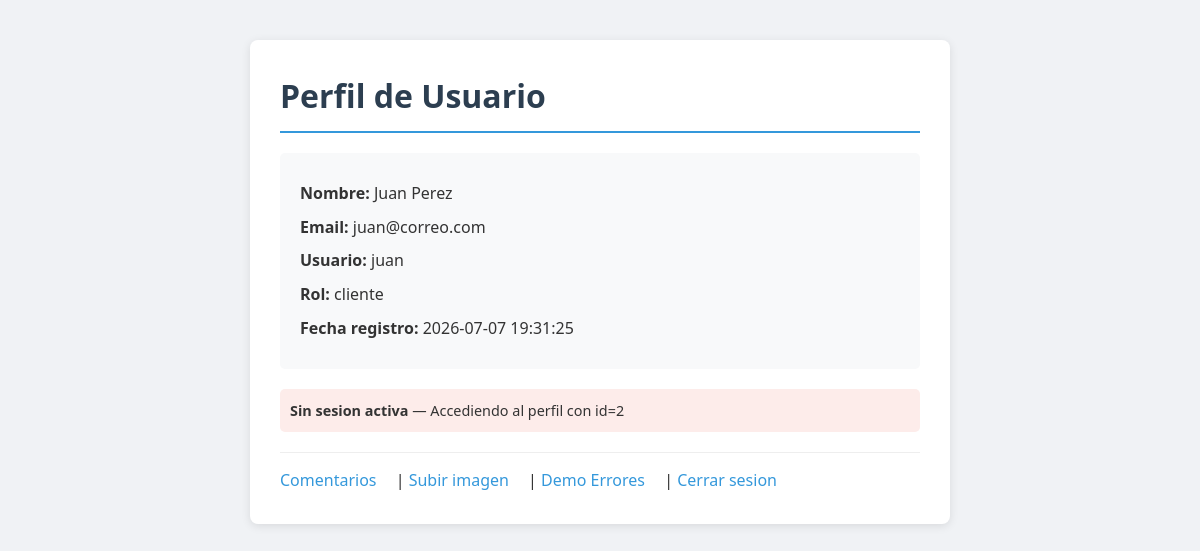
The page /perfil.php?id=2 on the database its author committed.
### tables this page shows
CREATE TABLE IF NOT EXISTS usuarios (
  id            INT AUTO_INCREMENT PRIMARY KEY,
  nombre        VARCHAR(100)  NOT NULL,
  email         VARCHAR(150)  NOT NULL UNIQUE,
  usuario       VARCHAR(50)   NOT NULL UNIQUE,
  password      VARCHAR(255)  NOT NULL,
  rol           ENUM('cliente', 'admin') NOT NULL DEFAULT 'cliente',
  fecha_registro DATETIME     NOT NULL DEFAULT CURRENT_TIMESTAMP
);

### perfil.php (the view, shortened to what this page needs)
<?php
require_once 'conexion.php';
$id = $_GET['id'] ?? 1;
$sql = "SELECT * FROM usuarios WHERE id = $id";
$usuario = $pdo->query($sql)->fetch(PDO::FETCH_ASSOC);
?>
<!DOCTYPE html>
<html lang="es">
<head>
    <link rel="stylesheet" href="style.css">
</head>
<body>
    <div class="container">
        <h1>Perfil de Usuario</h1>
        <div class="perfil">
            <p><strong>Nombre:</strong>     <?php echo $usuario['nombre']; ?></p>
            <p><strong>Email:</strong>       <?php echo $usuario['email']; ?></p>
            <p><strong>Usuario:</strong>     <?php echo $usuario['usuario']; ?></p>
            <p><strong>Rol:</strong>         <?php echo $usuario['rol']; ?></p>
            <p><strong>Fecha registro:</strong> <?php echo $usuario['fecha_registro']; ?></p>
        </div>
        <?php if (isset($_SESSION['id_usuario'])): ?>
            <div style="background:#f8f9fa;padding:10px;border-radius:5px;margin-bottom:15px;font-size:0.9em;">
                <strong>Sesion activa:</strong>
                <?php echo $_SESSION['usuario']; ?>
                (ID: <?php echo $_SESSION['id_usuario']; ?>, Rol: <?php echo $_SESSION['rol']; ?>)
                &mdash; Viendo perfil con <strong>id=<?php echo (int)$id; ?></strong>
            </div>
        <?php else: ?>
            <div style="background:#fdecea;padding:10px;border-radius:5px;margin-bottom:15px;font-size:0.9em;">
                <strong>Sin sesion activa</strong> &mdash; Accediendo al perfil con id=<?php echo (int)$id; ?>
            </div>
        <?php endif; ?>
        <nav>
            <a href="comentarios.php">Comentarios</a> |
            <a href="upload.php">Subir imagen</a> |
            <a href="error_demo.php">Demo Errores</a> |
            <a href="login.php">Cerrar sesion</a>
        </nav>
    </div>
</body>
</html>

### style.css (style rules this page uses)
* { margin: 0; padding: 0; box-sizing: border-box; }
body { font-family: 'Segoe UI', Tahoma, Geneva, Verdana, sans-serif; background-color: #f0f2f5; color: #333; line-height: 1.6; }
.container { max-width: 700px; margin: 40px auto; padding: 30px; background: #fff; border-radius: 8px; box-shadow: 0 2px 10px rgba(0, 0, 0, 0.1); }
h1 { color: #2c3e50; margin-bottom: 20px; padding-bottom: 10px; border-bottom: 2px solid #3498db; }
.perfil { background: #f8f9fa; padding: 20px; border-radius: 5px; margin-bottom: 20px; }
.perfil p { margin: 8px 0; }
nav { margin-top: 20px; padding-top: 15px; border-top: 1px solid #eee; }
nav a { color: #3498db; text-decoration: none; margin-right: 15px; }

### rows shown on the page
usuarios: nombre "Juan Perez", email "juan@correo.com", usuario "juan", rol "cliente", fecha_registro "2026-07-07 19:31:25"

### other values the page prints
$id "2"
